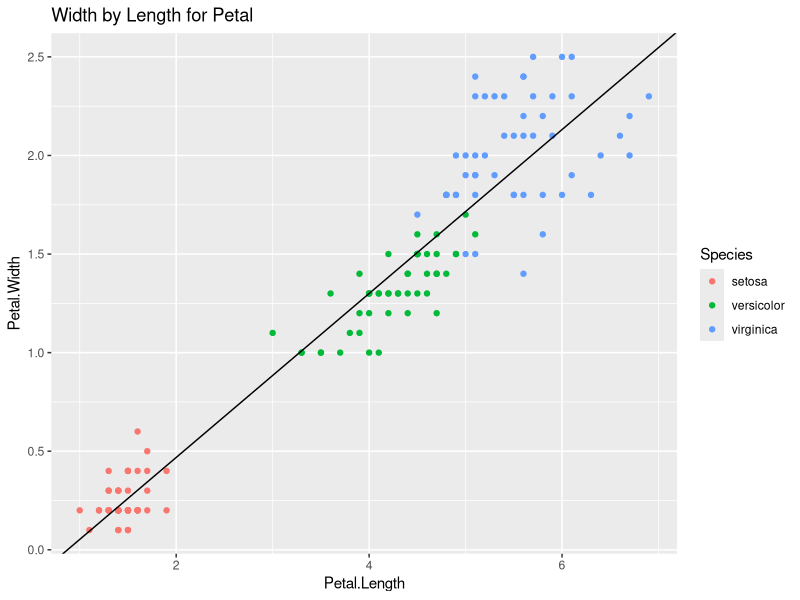
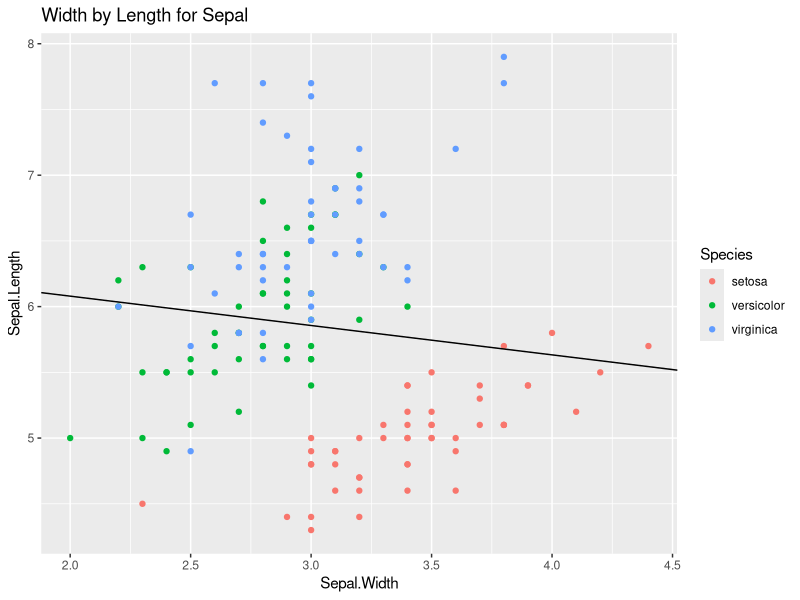
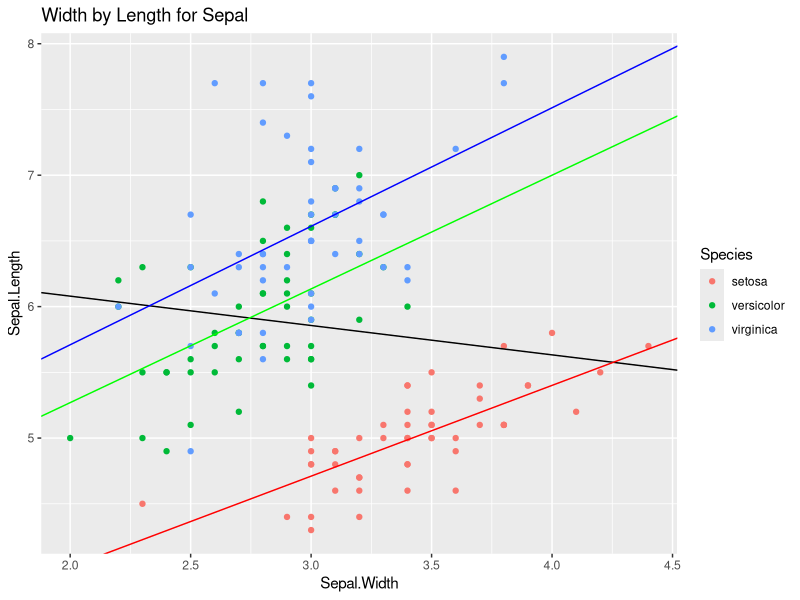

Write the R code that produced these figures, in order. (Note: this script raises an error after producing the figures.)
# Petal width and length are highly correlated
# Let's run linear regression for them

library(ggplot2)

lsmodel <- lsfit(iris$Petal.Length, iris$Petal.Width)
summary(lsmodel)
lsmodel$coefficients

ggplot(iris, aes(x=Petal.Length, y=Petal.Width)) +
  geom_point(aes(col=Species)) +
  ggtitle("Width by Length for Petal") +
  geom_abline(slope=lsmodel$coefficients[2], intercept = lsmodel$coefficients[1])

lmmodel <- lm(Petal.Width ~ Petal.Length, data=iris)
summary(lmmodel)

# Check it for the Sepal
sepal.lm <- lm(Sepal.Length ~ Sepal.Width, data=iris)
summary(sepal.lm)

sepal.lm$coefficients

ggplot(iris, aes(x=Sepal.Width, y=Sepal.Length)) +
  geom_point(aes(col=Species)) +
  ggtitle("Width by Length for Sepal") +
  geom_abline(slope=sepal.lm$coefficients[2], intercept = sepal.lm$coefficients[1])

sepal.lm.set <- lm(Sepal.Length ~ Sepal.Width, data=iris[iris$Species=="setosa",])
sepal.lm.ver <- lm(Sepal.Length ~ Sepal.Width, data=iris[iris$Species=="versicolor",])
sepal.lm.vir <- lm(Sepal.Length ~ Sepal.Width, data=iris[iris$Species=="virginica",])
sepal.lm.set$coefficients
sepal.lm.ver$coefficients
sepal.lm.vir$coefficients

ggplot(iris, aes(x=Sepal.Width, y=Sepal.Length)) +
  geom_point(aes(col=Species)) +
  ggtitle("Width by Length for Sepal") +
  geom_abline(slope=sepal.lm$coefficients[2], intercept = sepal.lm$coefficients[1]) +
  geom_abline(color="red", slope=sepal.lm.set$coefficients[2], intercept = sepal.lm.set$coefficients[1]) +
  geom_abline(color="green", slope=sepal.lm.ver$coefficients[2], intercept = sepal.lm.ver$coefficients[1]) +
  geom_abline(color="blue", slope=sepal.lm.vir$coefficients[2], intercept = sepal.lm.vir$coefficients[1])

sepal.lm.total <- lm(Sepal.Length ~ Sepal.Width:Species + Species - 1, data=iris)
summary(sepal.lm.total)
sepal.lm.total$coefficients

# Using step
summary(step(lm(Sepal.Length ~ Sepal.Width * Species, data=iris)))

area.lm <- lm(Petal ~ Sepal, data=iris.areas)

ggplot(iris.areas, aes(x=Sepal, y=Petal)) +
  geom_point(aes(col=Species)) +
  ggtitle("Petal by Sepal") +
  geom_abline(slope=area.lm$coefficients[2], intercept = area.lm$coefficients[1])

area.lm.set <- lm(Petal ~ Sepal, data=iris.areas[iris.areas$Species == "setosa",])
area.lm.ver <- lm(Petal ~ Sepal, data=iris.areas[iris.areas$Species == "versicolor",])
area.lm.vir <- lm(Petal ~ Sepal, data=iris.areas[iris.areas$Species == "virginica",])
area.lm.set$coefficients
area.lm.ver$coefficients
area.lm.vir$coefficients

ggplot(iris.areas, aes(x=Sepal, y=Petal)) +
  geom_point(aes(col=Species)) +
  ggtitle("Petal by Sepal") +
  geom_abline(slope=area.lm$coefficients[2], intercept = area.lm$coefficients[1]) +
  geom_abline(color="red", slope=area.lm.set$coefficients[2], intercept = area.lm.set$coefficients[1]) +
  geom_abline(color="green", slope=area.lm.ver$coefficients[2], intercept = area.lm.ver$coefficients[1]) +
  geom_abline(color="blue", slope=area.lm.vir$coefficients[2], intercept = area.lm.vir$coefficients[1])

area.lm.total <- lm(Petal ~ Sepal:Species + Species - 1, data=iris.areas)
summary(area.lm.total)
area.lm.total$coefficients
